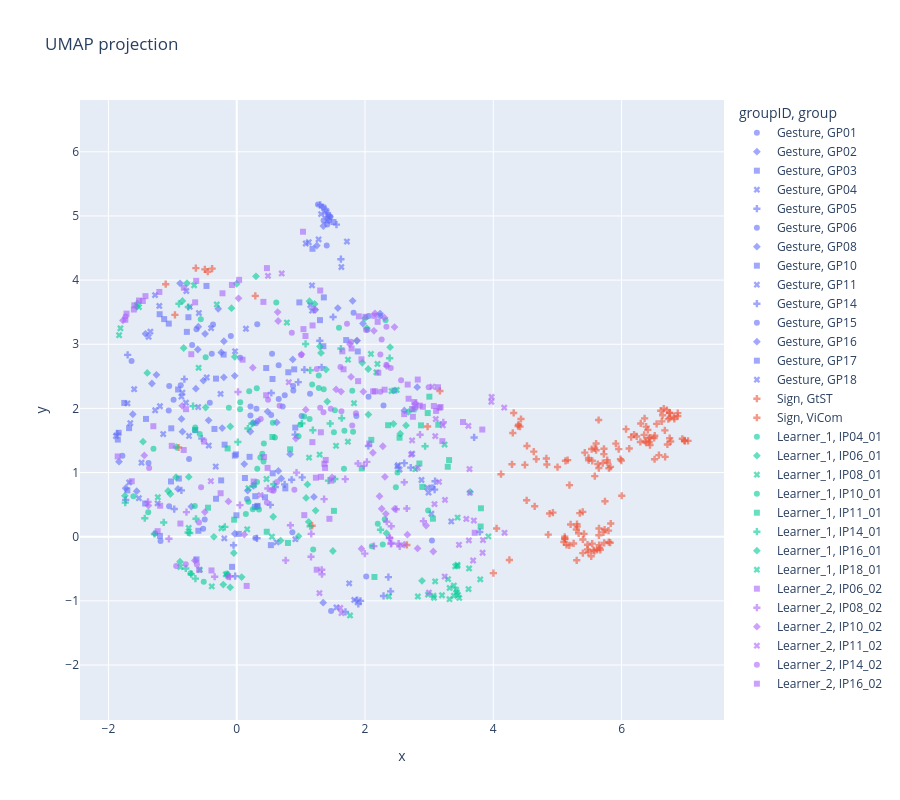

Notebook cell for this chart:
### Markdown cell above
## 6 UMAP (visual purpose only)

### Code cell
import plotly.express as px, pandas as pd, umap
from sklearn.preprocessing import StandardScaler

feat_df = features_df_clean.copy()

meta_cols = ['fileID', 'group', 'concept', 'groupID']        # add meta columns
meta_cols = [c for c in meta_cols if c in feat_df.columns]

num = feat_df.select_dtypes('number')
num = num.loc[:, num.isna().mean() < 0.5]         # keep cols <50% NaN

keep = num.dropna().index                          
num  = num.loc[keep]
meta = feat_df.loc[keep, meta_cols]              

scaled   = StandardScaler().fit_transform(num)
embedding = umap.UMAP(random_state=42).fit_transform(scaled)

plot_df = pd.DataFrame(embedding, columns=['x', 'y'], index=keep)
plot_df = pd.concat([plot_df, meta], axis=1)       # aligned by index, not by position

fig = px.scatter(plot_df, x='x', y='y',
                 color='groupID' if 'groupID' not in plot_df else 'groupID',
                 symbol='group', hover_name='concept',
                 title='UMAP projection', opacity=0.6)
fig.update_layout(width=900, height=800, yaxis=dict(scaleanchor='x', scaleratio=1))
fig.show()

### Figure 1 — Plotly figure (JSON) as saved in the notebook; plotly's stock layout.template omitted (floating-point values rounded to 4 significant figures)
{"data": [{"hovertemplate": "<b>%{hovertext}</b><br><br>groupID=Gesture<br>group=GP01<br>x=%{x}<br>y=%{y}<extra></extra>", "hovertext": ["ANSTECKEN", "ARBEITEN", "ARGUMENTIEREN", "BLITZ", "BODEN", "BRIEF", "BUERO", "DRECK", "ENTSCHULDIGEN", "GEIGE", "GIRAFFE", "GOTT", "HEMD", "INSEL", "KLOPFEN", "MENSCH", "NEID", "RUFEN", "SCHOKOLADE", "STAUBSAUGEN", "UNTERSTUETZEN", "WENIG"], "legendgroup": "Gesture, GP01", "marker": {"color": "#636efa", "opacity": 0.6, "symbol": "circle"}, "mode": "markers", "name": "Gesture, GP01", "orientation": "v", "showlegend": true, "type": "scatter", "x": [2.055, 1.355, 1.411, -0.3889, 0.05484, -0.09189, 2.038, 1.44, 1.866, -0.6278, -1.272, -1.054, -1.06, 0.7488, 0.5507, 0.3078, 1.403, 0.3203, 1.822, -0.6948, 1.359, 0.655], "xaxis": "x", "y": [2.183, 4.93, 4.866, 2.853, 2.791, 3.127, 3.225, 4.93, 1.88, 3.234, 0.04956, 0.4728, 1.966, 2.206, 2.852, 1.995, 4.538, 3.313, 3.49, 2.988, 5.134, 2.147], "yaxis": "y"}, {"hovertemplate": "<b>%{hovertext}</b><br><br>groupID=Gesture<br>group=GP02<br>x=%{x}<br>y=%{y}<extra></extra>", "hovertext": ["ABLEHNEN", "ANTWORTEN", "FENSTER", "GITARRE", "GUT", "INSTAGRAM", "MUSIK", "PARKEN", "RUDERN", "SCHOEN", "STAUB WISCHEN", "STREITEN", "ZIMMER"], "legendgroup": "Gesture, GP02", "marker": {"color": "#636efa", "opacity": 0.6, "symbol": "diamond"}, "mode": "markers", "name": "Gesture, GP02", "orientation": "v", "showlegend": true, "type": "scatter", "x": [-0.2401, -0.7075, -1.835, -0.8832, 0.2617, 1.351, -1.62, 2.236, -1.422, -0.0296, 1.204, -0.4932, -0.846], "xaxis": "x", "y": [2.872, 0.4687, 1.17, 3.949, 0.7942, 4.843, 1.909, 3.479, 3.163, 0.04609, 0.6201, 3.163, 1.637], "yaxis": "y"}, {"hovertemplate": "<b>%{hovertext}</b><br><br>groupID=Gesture<br>group=GP03<br>x=%{x}<br>y=%{y}<extra></extra>", "hovertext": ["ALT", "AUSGEHEN", "BRIEF", "BUCH", "BUERO", "EICHHOERNCHEN", "FALTEN", "GIPSVERBAND", "HUMMER", "INSTAGRAM", "KLEIDUNG ANZIEHEN", "KNETEN", "KOENIG", "KOKOSNUSS", "LOBEN", "NASHORN", "PAPIER", "SCHLECHT", "SUCHEN"], "legendgroup": "Gesture, GP03", "marker": {"color": "#636efa", "opacity": 0.6, "symbol": "square"}, "mode": "markers", "name": "Gesture, GP03", "orientation": "v", "showlegend": true, "type": "scatter", "x": [0.896, -1.414, -1.678, -1.201, -0.1888, 1.425, -0.9017, -0.9138, 1.509, -0.5978, -1.753, -1.131, -1.853, -0.004737, -0.3471, 0.4411, -0.204, 0.5326, -0.323], "xaxis": "x", "y": [2.609, 1.836, 1.693, 3.468, 1.435, 5.016, 0.907, 2.295, 4.905, 0.09195, 2.086, 3.392, 1.514, 0.3338, 1.68, 0.6141, 2.839, -0.1319, 2.464], "yaxis": "y"}, {"hovertemplate": "<b>%{hovertext}</b><br><br>groupID=Gesture<br>group=GP04<br>x=%{x}<br>y=%{y}<extra></extra>", "hovertext": ["AUSRADIEREN", "BERUF", "BEZAHLEN", "BUEGELN", "ELEFANT", "GEBEN", "GRAUSAM", "GUT", "JUCKEN", "JUNGE", "KRAWATTE", "LEIHEN", "LIPPENSTIFT AUFTRAGEN", "LOBEN", "OHRFEIGEN", "PUDERN", "SCHUBSEN", "TRAGEN", "U-BAHN", "VORSCHLAGEN", "ZIEHEN", "ZUCKER"], "legendgroup": "Gesture, GP04", "marker": {"color": "#636efa", "opacity": 0.6, "symbol": "x"}, "mode": "markers", "name": "Gesture, GP04", "orientation": "v", "showlegend": true, "type": "scatter", "x": [-0.3995, 1.316, -0.02524, -0.5898, -1.146, -1.346, 1.122, 0.6223, 1.077, 1.631, -0.7438, -0.8462, -0.2517, 0.9149, -1.677, 1.174, -1.659, -0.6002, 1.382, 1.413, -0.4671, 1.277], "xaxis": "x", "y": [3.251, 5.029, 2.89, 3.487, 1.6, 3.197, 4.59, -0.0873, 4.571, 4.203, 1.57, 2.246, 2.226, -0.03906, 0.8459, 3.918, 1.771, 2.021, 5.059, 4.923, 2.482, 4.635], "yaxis": "y"}, {"hovertemplate": "<b>%{hovertext}</b><br><br>groupID=Gesture<br>group=GP05<br>x=%{x}<br>y=%{y}<extra></extra>", "hovertext": ["BESCHEID GEBEN", "COWBOY", "EISCREME", "FALTEN", "FEUER", "FLAGGE", "GESCHICHTE", "GOTT", "HEMD", "HUSTEN", "IDEE", "INSTAGRAM", "KRUECKEN", "LAESTERN", "PERSON", "PILZ", "SCHLAU", "TASCHENRECHNER", "UNIVERSITAET", "VERSCHWINDEN", "WASSERTROPFEN", "WINKEN", "ZIMMER"], "legendgroup": "Gesture, GP05", "marker": {"color": "#636efa", "opacity": 0.6, "symbol": "cross"}, "mode": "markers", "name": "Gesture, GP05", "orientation": "v", "showlegend": true, "type": "scatter", "x": [1.332, -1.731, 0.539, 1.503, 0.9595, -0.8623, 1.405, -0.9737, -1.861, 1.296, 1.021, 0.5246, -0.5437, 1.624, 0.856, -0.04929, 0.9107, 0.7471, 1.302, 0.6017, 1.323, 1.055, -0.8162], "xaxis": "x", "y": [5.136, 0.5741, 2.24, 3.424, 2.41, 0.7222, 4.981, 0.4311, 1.605, 3.056, 0.9245, 0.4952, 1.531, 4.325, 0.8877, -0.1334, 1.592, 0.815, 5.172, 0.7753, 2.64, 2.603, 2.457], "yaxis": "y"}, {"hovertemplate": "<b>%{hovertext}</b><br><br>groupID=Gesture<br>group=GP06<br>x=%{x}<br>y=%{y}<extra></extra>", "hovertext": ["ARGUMENTIEREN", "AUSZIEHEN", "BEGEISTERT", "FEUER", "GESTERN", "GITARRE", "GREIFEN", "IDEE", "IGNORIEREN", "KENNEN", "KISTE", "LOBEN", "LOEWE", "MITGLEID", "SCHURRBART", "SOLDAT", "UNIVERSITAET", "UNTERSTUETZEN", "WOHNEN", "ZAUN"], "legendgroup": "Gesture, GP06", "marker": {"color": "#636efa", "opacity": 0.6, "symbol": "circle"}, "mode": "markers", "name": "Gesture, GP06", "orientation": "v", "showlegend": true, "type": "scatter", "x": [-1.376, 2.018, 0.2899, -1.783, -0.4988, -0.3695, 3.046, 0.1616, 3.044, 1.402, -1.639, -0.743, 1.471, 1.461, -0.5234, 0.868, -1.188, 0.2146, 1.267, -1.052], "xaxis": "x", "y": [1.149, -0.6209, -0.01921, 1.262, 0.266, 3.307, 0.7722, 0.5886, -0.05939, 5.087, 2.739, 1.211, -1.157, 4.987, 0.1253, 0.07104, -0.06688, 2.031, 5.178, 2.35], "yaxis": "y"}, {"hovertemplate": "<b>%{hovertext}</b><br><br>groupID=Gesture<br>group=GP08<br>x=%{x}<br>y=%{y}<extra></extra>", "hovertext": ["ENTSCHULDIGEN", "ERKLAEREN", "GESTERN", "HEMD", "HOTEL", "HUMMER", "KENNEN", "MESSEN", "PFEIFE", "RING", "SCHMETTERLING", "SEE", "SEKT", "URLAUB", "VIEL"], "legendgroup": "Gesture, GP08", "marker": {"color": "#636efa", "opacity": 0.6, "symbol": "diamond"}, "mode": "markers", "name": "Gesture, GP08", "orientation": "v", "showlegend": true, "type": "scatter", "x": [2.814, -0.8611, -0.6368, -0.4384, 0.481, 1.968, 0.1179, 0.8736, 1.226, 0.694, -0.2007, -0.03029, -0.5195, 1.577, -0.9157], "xaxis": "x", "y": [2.331, 1.836, 2.307, 1.814, 1.951, 3.323, 1.132, 2.764, 3.537, 0.9068, 2.485, 2.507, 2.433, 3.564, 0.7451], "yaxis": "y"}, {"hovertemplate": "<b>%{hovertext}</b><br><br>groupID=Gesture<br>group=GP10<br>x=%{x}<br>y=%{y}<extra></extra>", "hovertext": ["AUSSCHALTEN", "BISS", "BRETTSPIEL", "DECKE", "DOLMETSCHEN", "ENTE", "FAHREN", "GITARRE", "KRAWATTE", "LOEWE", "MAEDCHEN", "MESSEN", "MILCH", "NASHORN", "RASSEL", "SAGEN", "SCHOEN", "STIMMEN", "WINDRAD"], "legendgroup": "Gesture, GP10", "marker": {"color": "#636efa", "opacity": 0.6, "symbol": "square"}, "mode": "markers", "name": "Gesture, GP10", "orientation": "v", "showlegend": true, "type": "scatter", "x": [-0.01129, 0.2884, -0.7531, -1.02, 0.3212, 1.887, -1.059, 0.5578, -0.2425, 0.03186, 0.3237, -1.427, 0.2843, -1.197, -0.6273, 0.5609, -0.07218, 0.7573, -1.705], "xaxis": "x", "y": [1.283, 0.6314, 3.422, 1.689, 0.4707, 2.887, 3.322, 2.458, 0.8775, 0.04379, 0.4807, 0.5173, 0.4631, 0.01209, -0.3539, 0.9882, -0.4702, 0.7527, 0.7219], "yaxis": "y"}, {"hovertemplate": "<b>%{hovertext}</b><br><br>groupID=Gesture<br>group=GP11<br>x=%{x}<br>y=%{y}<extra></extra>", "hovertext": ["ABEND", "ADLER", "DRECK", "DUFT", "FANGEN", "HASE", "HINAUFGEHEN", "HUSTEN", "JUNGE", "KNETEN", "NONNE", "PERSON", "PILZ", "RUDERN", "SCHLECHT", "SCHUESSEL", "STIMMEN", "UNTERTITEL", "WINKEN"], "legendgroup": "Gesture, GP11", "marker": {"color": "#636efa", "opacity": 0.6, "symbol": "x"}, "mode": "markers", "name": "Gesture, GP11", "orientation": "v", "showlegend": true, "type": "scatter", "x": [-1.525, -1.233, 0.144, -1.196, 1.174, -1.883, -1.206, -0.4353, -1.484, -1.273, -0.7908, -1.703, -0.7322, -1.599, -1.373, -0.7856, 1.147, -1.272, -0.3272], "xaxis": "x", "y": [0.6003, 0.5198, 3.242, 2.034, 3.523, 1.568, 3.597, 1.421, 1.154, 3.766, 2.089, 2.079, 3.582, 2.299, 3.115, 3.83, 3.611, 1.971, 1.093], "yaxis": "y"}, {"hovertemplate": "<b>%{hovertext}</b><br><br>groupID=Gesture<br>group=GP14<br>x=%{x}<br>y=%{y}<extra></extra>", "hovertext": ["(AUF)PUMPEN", "ABEND", "DAUMEN DRUECKEN", "FAHREN", "FERNGLAS", "FRAGE", "GEHOERLOS", "HOTEL", "KAESE", "LANGWEILIG", "ROLLEN", "RUFEN", "SCHLAFEN", "STINKEN", "TASCHENRECHNER", "TREPPE", "TRINKWASSER", "UNTERSTUETZEN"], "legendgroup": "Gesture, GP14", "marker": {"color": "#636efa", "opacity": 0.6, "symbol": "cross"}, "mode": "markers", "name": "Gesture, GP14", "orientation": "v", "showlegend": true, "type": "scatter", "x": [-1.7, 2.288, 3.085, 3.092, 1.895, 0.316, 1.93, 1.879, 2.365, 1.555, 2.613, 1.695, -0.0237, 2.399, 2.052, 2.713, 3.789, 3.701], "xaxis": "x", "y": [2.835, -0.924, 0.7339, 0.8654, -1.049, -0.02486, -1.001, -0.9877, -0.631, 4.865, 1.147, -1.173, -0.6145, -0.8529, 1.414, 1.076, 0.07414, 1.547], "yaxis": "y"}, {"hovertemplate": "<b>%{hovertext}</b><br><br>groupID=Gesture<br>group=GP15<br>x=%{x}<br>y=%{y}<extra></extra>", "hovertext": ["ANFANG", "AVOCADO", "BERUF", "BEZAHLEN", "BLITZ", "DRECK", "EINFACH", "EINHORN", "HALSKETTE", "HASE", "KARTOFFEL", "KISSEN", "RASIEREN", "RAUCHEN", "SCHLAGEN", "SEKT"], "legendgroup": "Gesture, GP15", "marker": {"color": "#636efa", "opacity": 0.6, "symbol": "circle"}, "mode": "markers", "name": "Gesture, GP15", "orientation": "v", "showlegend": true, "type": "scatter", "x": [0.5369, 1.012, 0.6539, -0.4194, 0.2981, 0.3291, 0.8826, 2.059, 1.143, -0.8729, -0.9842, 0.717, 2.238, 2.289, 0.2135, 0.8793], "xaxis": "x", "y": [1.895, 1.883, 2.673, 2.086, 1.767, 1.804, 2.28, 3.442, 2.228, 2.361, 2.134, 2.028, 3.44, 2.043, 1.889, 2.35], "yaxis": "y"}, {"hovertemplate": "<b>%{hovertext}</b><br><br>groupID=Gesture<br>group=GP16<br>x=%{x}<br>y=%{y}<extra></extra>", "hovertext": ["FEUERZEUG", "GEIGE", "GESTERN", "HUSTEN", "LANGWEILIG", "MILCH", "NASHORN", "NUSS", "OEFFNEN", "PILOT", "PRUEFUNG", "SAXOPHON", "SCHNECKE", "SCHRECKLICH", "SKI FAHREN", "TABLET", "VERSUCHEN", "WASSERTROPFEN", "WINDRAD", "ZEITSCHRIFT"], "legendgroup": "Gesture, GP16", "marker": {"color": "#636efa", "opacity": 0.6, "symbol": "diamond"}, "mode": "markers", "name": "Gesture, GP16", "orientation": "v", "showlegend": true, "type": "scatter", "x": [0.8321, -0.2265, 0.2565, 0.1709, 0.6491, -1.252, 0.6238, -1.322, 1.807, -1.731, 1.451, -0.1994, 1.348, 0.2129, -0.6067, 1.249, 2.614, -0.599, -1.559, -0.2882], "xaxis": "x", "y": [1.287, 1.693, 1.773, 0.7193, 1.025, 2.523, 1.782, 2.388, 3.677, 0.7551, 4.992, 3.047, -1.029, 1.64, 2.918, 4.538, 1.968, 3.273, 0.7093, 3.553], "yaxis": "y"}, {"hovertemplate": "<b>%{hovertext}</b><br><br>groupID=Gesture<br>group=GP17<br>x=%{x}<br>y=%{y}<extra></extra>", "hovertext": ["ABLEHNEN", "ANGELN", "ARGUMENTIEREN", "BART", "BEEINFLUSSEN", "BEOBACHTEN", "BESCHEID GEBEN", "DOLMETSCHEN", "EGAL", "GITARRE", "GRAS", "GREIFEN", "HEMD", "KLOPFEN", "PECH", "SCHUESSEL", "STAUB WISCHEN", "URLAUB", "ZUSAMMENSTOSSEN"], "legendgroup": "Gesture, GP17", "marker": {"color": "#636efa", "opacity": 0.6, "symbol": "square"}, "mode": "markers", "name": "Gesture, GP17", "orientation": "v", "showlegend": true, "type": "scatter", "x": [1.298, 1.707, -0.7771, -0.4714, 0.9766, -0.3225, 1.351, -0.6458, 0.9126, 0.2006, 1.181, 2.458, -1.84, 0.1281, -0.02918, 0.4594, 1.358, 0.8038, -1.025], "xaxis": "x", "y": [3.376, 3.065, 3.193, 3.909, 3.653, 0.5911, 2.969, 1.661, 1.701, 1.245, 4.488, 2.279, 1.62, 0.9149, 1.265, 2.629, 3.73, 2.563, 0.861], "yaxis": "y"}, {"hovertemplate": "<b>%{hovertext}</b><br><br>groupID=Gesture<br>group=GP18<br>x=%{x}<br>y=%{y}<extra></extra>", "hovertext": ["BESCHEID GEBEN", "BRUECKE", "BUCH", "EISCREME", "HAHN", "HEBEN", "INSEL", "INSTAGRAM", "KLATSCHEN", "MOND", "PRIESTER", "RASIEREN", "SCHNECKE", "SKI FAHREN", "WASSERSCHILDKROETE"], "legendgroup": "Gesture, GP18", "marker": {"color": "#636efa", "opacity": 0.6, "symbol": "x"}, "mode": "markers", "name": "Gesture, GP18", "orientation": "v", "showlegend": true, "type": "scatter", "x": [2.971, 2.515, 2.881, 2.505, -0.1934, 1.832, 3.345, 1.718, 2.99, -0.8626, 1.555, 2.539, 1.753, 2.735, 3.035], "xaxis": "x", "y": [0.7641, 1.116, 0.8836, 1.097, -0.02554, -0.9859, 0.2373, 4.601, 0.6876, 2.183, -1.103, 1.046, -0.727, 1.293, 0.3579], "yaxis": "y"}, {"hovertemplate": "<b>%{hovertext}</b><br><br>groupID=Sign<br>group=GtST<br>x=%{x}<br>y=%{y}<extra></extra>", "hovertext": ["ARM", "BABY", "BIRD", "CALCULATOR", "CURIOUS", "DEVIL", "FENCE", "FIRE", "HAT", "LAPTOP", "MAGAZINE", "MASSAGE", "MOBILE-PHONE", "MOSQUITO", "NO-MATTER", "PHONE-CALL", "SANDWICH", "SAXOPHONE", "SCARF", "SHAMPOO", "SOAP", "SPOON", "SUPERMARKET", "TABLE-TENNIS", "TEA", "TENNIS", "TO-ARGUE", "TO-CLAP", "TO-COMB", "TO-COPY", "TO-CRY", "TO-DRAW", "TO-EAT", "TO-ERASE", "TO-HEAR", "TO-IRON", "TO-KICK", "TO-LIVE", "TO-OBSERVE", "TO-REJECT", "TO-RUN", "TO-SEW", "TO-SLEEP", "TO-SMOKE", "TO-STINK", "TO-TURN-OFF", "TO-WAIT", "VIDEOGAME", "WAR", "WHEELCHAIR", "WINE"], "legendgroup": "Sign, GtST", "marker": {"color": "#EF553B", "opacity": 0.6, "symbol": "cross"}, "mode": "markers", "name": "Sign, GtST", "orientation": "v", "showlegend": true, "type": "scatter", "x": [6.149, -0.9631, 6.366, 6.75, 6.75, 7.036, 5.955, 6.383, 6.979, 6.409, 6.516, -0.497, 6.876, 6.431, 6.293, 6.64, 6.764, 6.119, 5.996, 6.986, 6.507, 6.753, 6.07, 6.359, 6.658, 6.626, 6.194, 6.383, 6.61, 6.235, 6.947, 6.546, 6.876, 6.429, 6.674, -0.3832, 5.91, 6.823, 6.747, 6.442, -1.107, 6.351, 6.714, 6.706, 6.816, 6.299, 5.642, 6.445, 6.582, -0.4515, 6.728], "xaxis": "x", "y": [1.552, 3.458, 1.492, 1.535, 1.853, 1.494, 1.365, 1.468, 1.5, 1.665, 1.574, 4.167, 1.879, 1.473, 1.477, 1.893, 1.485, 1.374, 1.186, 1.491, 1.539, 1.928, 1.678, 1.844, 1.997, 1.797, 1.592, 1.716, 1.964, 1.563, 1.526, 1.758, 1.926, 1.538, 1.657, 4.179, 1.45, 1.836, 1.929, 1.429, 3.936, 1.587, 1.438, 1.975, 1.869, 1.765, 1.819, 1.544, 1.272, 4.131, 1.833], "yaxis": "y"}, {"hovertemplate": "<b>%{hovertext}</b><br><br>groupID=Sign<br>group=ViCom<br>x=%{x}<br>y=%{y}<extra></extra>", "hovertext": ["CALCULATOR", "TO-WASH-FACE", "DAUGHTER", "FATHER", "FRAUD", "HAIR", "HANDS", "HOBBIES", "ID-CARD", "LAPTOP", "LECTURER", "LETTER", "MOBILE-PHONE", "MODERATOR", "MONTH", "NOSE", "PAST", "PROFESSOR", "PYRAMID", "SANDWICH", "SHEEP", "SPIDER", "STORE", "STUDENT", "TO-ADVISE", "COAT", "TO-CLAP", "TO-LIVE", "TO-ORGANIZE", "TO-PAY", "TO-PLAY-CARDS", "F", "TO-SAY", "TO-SHOWER", "TO-SLEEP", "COMMUNICATION", "TO-SUMMARIZE", "TO-SUPPLY", "UNCLE", "WAR", "WHEELCHAIR", "WINE", "CURIOUS", "CURTAIN", "EGG", "EYE", "FENCE", "FIRE", "HOT", "LEGS", "MAGAZINE", "MARRIED", "MASSAGE", "MOSQUITO", "NO-MATTER", "PILOT", "SAXOPHONE", "SNAKE", "SOCKS", "STAIRS", "TABLE-TENNIS", "TEA", "TENNIS", "TIME", "TO-COMB", "TO-COOK", "TO-CRY", "TO-DIE", "TO-DRAW", "TO-DRINK", "BEARD", "TO-EAT", "TO-INVITE", "TO-PLUCK", "TO-PICK-UP", "TO-PROPOSE", "BEER", "TO-REJECT", "TO-SEW", "TO-SHAVE", "TO-SIT", "TO-TEAR", "TO-WAIT", "TO-WASH-BODY", "BILLIARD", "VIDEOGAME", "A-LOT", "APPLE", "BAD", "ARCHITECTURE", "AUNT", "BAPTISM", "BIRD", "TO-HEAR"], "legendgroup": "Sign, ViCom", "marker": {"color": "#EF553B", "opacity": 0.6, "symbol": "cross"}, "mode": "markers", "name": "Sign, ViCom", "orientation": "v", "showlegend": true, "type": "scatter", "x": [4.251, 4.001, 4.525, 5.47, 5.187, 5.469, 5.827, 5.33, 5.717, 5.348, 5.114, 5.115, 5.396, 5.141, 5.414, 5.577, 5.115, 5.396, 5.779, 6.679, 5.252, 5.159, 5.484, 5.803, 5.184, 5.543, 5.982, 5.542, 4.877, 5.645, 5.603, 5.707, 5.796, 5.394, 5.582, 6.514, 5.831, 5.58, 5.125, 5.101, 4.432, 5.618, 5.668, 4.291, 5.729, 5.657, 5.001, -0.6371, 5.646, 4.318, 5.533, 5.735, 5.486, 4.827, 5.603, 5.426, 1.175, 3.168, 4.67, 2.653, 4.394, 2.976, -0.9076, 4.12, 0.2898, 4.386, 5.723, 5.206, 5.3, 5.65, 5.562, 5.8, 4.492, 4.304, 5.308, 6.002, 5.741, 5.648, 5.775, 4.416, 5.305, 5.725, 5.527, 4.52, 4.631, 4.645, 4.856, 5.294, 5.822, 4.051, 4.835, 4.929, 5.629, 5.482], "xaxis": "x", "y": [-0.3623, -0.5681, 1.415, -0.199, 0.8044, -0.1249, 1.089, 0.051, 0.06756, 0.3676, -0.0005983, -0.03124, -0.2561, -0.1279, 0.04319, -0.2237, -0.03682, -0.0434, 1.159, 1.245, -0.1057, 1.194, 1.228, 1.067, -0.1353, 1.183, 1.209, -0.1076, 0.3606, 1.07, 1.453, 1.147, 0.09457, 0.3863, 0.944, 1.207, 0.2059, 1.375, 1.183, -0.08374, 1.835, -0.2053, -0.2041, 1.128, -0.09772, -0.1764, 1.086, 4.187, 0.02175, 1.929, 1.366, 0.1124, 1.192, 1.22, 1.348, 1.31, 0.171, 2.272, 1.209, -0.1285, 1.748, 1.717, 1.39, 0.9738, 3.754, 1.725, 1.288, 0.1912, -0.3682, -0.131, -0.2107, -0.08333, 1.12, 1.617, 0.1584, 0.6386, 0.5521, 0.1288, 1.193, 1.716, 0.1959, 1.37, -0.3061, 0.5675, 1.325, 0.474, 0.03247, 0.1125, -0.09371, 0.1282, 1.124, 0.3744, 1.134, -0.2414], "yaxis": "y"}, {"hovertemplate": "<b>%{hovertext}</b><br><br>groupID=Learner_1<br>group=IP04_01<br>x=%{x}<br>y=%{y}<extra></extra>", "hovertext": ["ABHOLEN", "AKKORDEON", "BEOBACHTEN", "BODEN", "BRIEF", "BUCH", "BUEGELN", "GEBURT", "HAENDE", "HUEGEL", "KARTEN", "KAUFEN", "KLEIDUNG", "KOTZEN", "KRIEG", "MOTORRAD", "RAUCHEN", "SANDWICH", "SCHAL", "SCHIMPFEN", "SOCKEN", "STECKER", "STINKEN", "UNTERTITEL", "VERGANGENHEIT", "VERHEIRATET", "VOGEL", "VORHANG", "WENIG"], "legendgroup": "Learner_1, IP04_01", "marker": {"color": "#00cc96", "opacity": 0.6, "symbol": "circle"}, "mode": "markers", "name": "Learner_1, IP04_01", "orientation": "v", "showlegend": true, "type": "scatter", "x": [1.052, -0.4839, 0.423, 0.9633, 0.2506, 0.3474, -0.5599, 1.802, 0.3168, 0.595, 0.05204, 0.1823, 1.53, 0.3205, -0.1517, 1.515, 0.3684, -0.5144, 0.1432, 0.3993, 2.32, 1.679, 1.137, 1.279, 0.5633, 0.9916, -0.5763, -1.298, 0.4179], "xaxis": "x", "y": [1.873, 2.796, 1.453, 1.567, 0.4276, 0.4244, 3.391, 2.275, 0.8525, 1.547, 1.989, 0.5451, 1.97, 1.057, -0.5753, 1.629, 1.234, -0.7035, 0.3554, 1.294, 3.375, 1.65, 1.836, 2.514, 1.774, 1.747, 1.601, 1.371, 1.172], "yaxis": "y"}, {"hovertemplate": "<b>%{hovertext}</b><br><br>groupID=Learner_1<br>group=IP06_01<br>x=%{x}<br>y=%{y}<extra></extra>", "hovertext": ["ARM", "AUSSCHALTEN", "AUTO", "BART", "BEOBACHTEN", "BUCH", "FEUER", "FOTOGRAFIE", "HEISS", "KLAUEN", "KOCHEN", "KRIEG", "LOEFFEL", "MUECKE", "NASE", "PFLUECKEN", "PILOT", "ROLLSTUHL", "TELEFONANRUF", "TEUFEL", "TRETEN", "VERHEIRATET", "VIDEOSPIEL", "VIEL", "VORHANG", "WEINEN", "WOHNEN", "ZEICHNEN", "ZEITSCHRIFT", "ZENTRAL"], "legendgroup": "Learner_1, IP06_01", "marker": {"color": "#00cc96", "opacity": 0.6, "symbol": "diamond"}, "mode": "markers", "name": "Learner_1, IP06_01", "orientation": "v", "showlegend": true, "type": "scatter", "x": [-0.356, 1.103, -1.395, -0.1468, 2.675, 0.5688, 3.638, 0.07686, 2.549, 2.639, -0.846, 2.889, 1.412, 2.391, 1.082, -0.03158, 2.05, -0.08131, 1.23, -0.884, 2.444, -1.743, -0.2092, -0.04453, -1.461, 0.964, -0.102, 0.3002, 0.6835, 1.122], "xaxis": "x", "y": [-0.002563, 0.8146, 2.552, -0.6026, 1.947, 0.3111, 0.6976, -0.6291, 1.606, 1.734, 3.675, -0.6876, 2.106, 2.955, 0.6039, 2.805, 2.614, 3.562, 0.4076, -0.3896, 1.76, 0.6377, -0.7459, -0.2541, 1.481, 0.005957, -0.7892, 4.058, -0.05982, 0.2323], "yaxis": "y"}, {"hovertemplate": "<b>%{hovertext}</b><br><br>groupID=Learner_1<br>group=IP08_01<br>x=%{x}<br>y=%{y}<extra></extra>", "hovertext": ["ABLEHNEN", "AUSWEIS", "BART", "BEZAHLEN", "EI", "GEBURT", "HANDY", "JONGLIEREN", "KLAVIER", "KOMMUNIKATION", "KRANKENWAGEN", "LIPPENSTIFT AUFTRAGEN", "MANTEL", "MASSAGE", "MILCH", "MUECKE", "PFLUECKEN", "PILOT", "PYRAMIDE", "RENNEN", "SCHMETTERLING", "SPINNE", "UNTERTITEL", "VERGANGENHEIT", "VIDEOSPIEL", "VOGEL", "ZEITSCHRIFT", "ZEIT"], "legendgroup": "Learner_1, IP08_01", "marker": {"color": "#00cc96", "opacity": 0.6, "symbol": "x"}, "mode": "markers", "name": "Learner_1, IP08_01", "orientation": "v", "showlegend": true, "type": "scatter", "x": [2.824, 3.623, 3.295, 3.386, 3.408, 3.2, 3.469, -1.813, 3.319, 3.385, 1.767, 3.441, 2.373, 3.42, 3.443, 2.982, 3.241, 3.797, 3.076, -1.833, 3.317, 3.45, 2.785, 3.067, 3.614, 3.441, 3.094, 3.431], "xaxis": "x", "y": [-0.9319, -0.4952, -0.6612, -0.9217, -0.4618, -0.9129, -0.9553, 3.248, -0.799, -0.7614, -1.228, -0.4385, -0.9319, -0.8269, 0.2981, -0.9039, 1.436, -0.665, -0.9526, 3.141, -0.9749, -0.9066, 1.052, -0.919, -0.8168, -0.4561, -0.6974, -0.8673], "yaxis": "y"}, {"hovertemplate": "<b>%{hovertext}</b><br><br>groupID=Learner_1<br>group=IP10_01<br>x=%{x}<br>y=%{y}<extra></extra>", "hovertext": ["AFFE", "BASKETBALL", "BIER", "BODEN", "EGAL", "GEFAENGNIS", "HAENDE", "HUT", "KRIEG", "LIPPENSTIFT AUFTRAGEN", "MOND", "MUECKE", "PARTY", "PFANNE", "SAEGE", "SCHAL", "SCHLAFEN", "SCHLANGE", "VERHEIRATET", "VIDEOSPIEL", "VOGEL", "WEIN", "WOHNEN", "ZAUN", "ZERREISSEN"], "legendgroup": "Learner_1, IP10_01", "marker": {"color": "#00cc96", "opacity": 0.6, "symbol": "circle"}, "mode": "markers", "name": "Learner_1, IP10_01", "orientation": "v", "showlegend": true, "type": "scatter", "x": [0.1947, 2.984, 2.199, 1.814, -0.1227, 1.192, 1.672, -1.38, 1.176, 2.506, 2.277, -0.6469, 0.0546, 0.6168, 1.594, -0.6537, -0.719, 2.309, -1.61, 1.356, 0.3127, 2.107, 2.481, -0.652, 1.28], "xaxis": "x", "y": [2.268, 0.4065, 0.2023, 1.635, 2.009, -0.1987, 1.061, 0.3816, 2.374, 1.0, -0.1198, 1.7, 2.096, 3.651, 3.259, 0.4799, -0.5682, 0.2716, 0.6314, 2.299, 2.314, -0.1481, 0.7691, 1.659, 2.319], "yaxis": "y"}, {"hovertemplate": "<b>%{hovertext}</b><br><br>groupID=Learner_1<br>group=IP11_01<br>x=%{x}<br>y=%{y}<extra></extra>", "hovertext": ["ABLEHNEN", "ARGUMENTIEREN", "AUSWEIS", "BEINE", "BODEN", "BRECHEN", "GEBURT", "KALT", "KLEIDUNG", "MIXER", "MOND", "MOTORRAD", "NASE", "PINGUIN", "RENNEN", "SAGEN", "SAXOPHON", "SCHLAFEN", "TASCHENRECHNER", "TELEFONANRUF", "TRETEN", "VORSCHLAGEN", "WEIN", "ZAUN", "ZERREISSEN"], "legendgroup": "Learner_1, IP11_01", "marker": {"color": "#00cc96", "opacity": 0.6, "symbol": "square"}, "mode": "markers", "name": "Learner_1, IP11_01", "orientation": "v", "showlegend": true, "type": "scatter", "x": [1.949, 3.807, 2.098, 2.977, 2.847, 0.8326, 2.893, -0.1416, 3.803, 2.758, 1.516, 3.003, 3.142, 2.538, 3.059, 2.36, 2.147, 0.4682, 0.7984, 2.873, 3.311, -0.4477, 0.5566, 3.29, -0.03967], "xaxis": "x", "y": [1.065, 0.4425, 1.509, 1.927, 1.141, 1.362, 0.7758, 1.375, 0.1588, 1.985, 0.4027, 2.183, 1.745, 1.543, 0.2805, 1.738, -0.628, 0.07762, -0.09771, 1.736, 1.194, 0.452, 1.555, 1.09, 0.2649], "yaxis": "y"}, {"hovertemplate": "<b>%{hovertext}</b><br><br>groupID=Learner_1<br>group=IP14_01<br>x=%{x}<br>y=%{y}<extra></extra>", "hovertext": ["AUGE", "AUSWEIS", "BART", "BASKETBALL", "BEOBACHTEN", "BIER", "BUCH", "BUEGELN", "DUSCHEN", "FOTOGRAFIE", "HAARE", "HUT", "KOCHEN", "KOFFER", "KOMMUNIKATION", "KOTZEN", "MIXER", "MOTORRAD", "SCHAL", "SCHLAFEN", "STERBEN", "STINKEN", "TASCHENRECHNER", "TENNIS", "TISCHTENNIS", "VERHEIRATET", "VIDEOSPIEL", "VIEL", "WEINEN", "ZAUN", "ZERREISSEN"], "legendgroup": "Learner_1, IP14_01", "marker": {"color": "#00cc96", "opacity": 0.6, "symbol": "cross"}, "mode": "markers", "name": "Learner_1, IP14_01", "orientation": "v", "showlegend": true, "type": "scatter", "x": [0.578, 1.146, -0.1857, 1.074, 1.457, 1.145, 1.187, -0.754, -1.283, -0.7096, -0.758, -1.138, -0.9002, 2.937, -0.6809, 1.016, 1.53, 1.624, -0.794, -0.6438, 1.636, 2.242, 0.2365, -1.434, 2.384, -1.738, 0.01744, -0.7329, -0.6353, 1.431, 0.1748], "xaxis": "x", "y": [0.8177, 2.594, 0.153, 3.005, 1.764, 0.1629, 1.66, 3.581, 0.042, -0.5849, 0.06646, 0.2221, 3.63, 1.41, 2.036, 1.766, 0.8991, 2.933, -0.4956, -0.6535, 1.847, 0.1076, 1.761, 0.2874, 2.782, 0.5303, 1.475, 0.05769, 0.2787, 0.8739, 1.686], "yaxis": "y"}, {"hovertemplate": "<b>%{hovertext}</b><br><br>groupID=Learner_1<br>group=IP16_01<br>x=%{x}<br>y=%{y}<extra></extra>", "hovertext": ["AKKORDEON", "AUTO", "BASKETBALL", "BODEN", "BRECHEN", "BRILLE", "FRAGE", "HAMMER", "HUEGEL", "JUCKEN", "KLAVIER", "LAPTOP", "PFEFFER", "PFLUECKEN", "RENNEN", "SCHAL", "SCHIMPFEN", "SCHLANGE", "STERBEN", "TEUFEL", "TISCHTENNIS", "TRETEN", "VERGANGENHEIT", "ZENTRAL"], "legendgroup": "Learner_1, IP16_01", "marker": {"color": "#00cc96", "opacity": 0.6, "symbol": "diamond"}, "mode": "markers", "name": "Learner_1, IP16_01", "orientation": "v", "showlegend": true, "type": "scatter", "x": [-0.8275, -1.56, -0.7753, -0.4843, -0.1, -1.033, 2.053, -0.0007186, -0.9458, 2.001, -0.9433, 1.297, 1.871, 1.134, -1.547, -0.7471, 2.336, 1.215, 1.958, -1.07, 2.028, 1.314, 1.499, 1.392], "xaxis": "x", "y": [2.942, 3.587, 3.951, 2.014, 1.718, 0.6652, 1.904, 3.943, 0.9278, 3.406, 1.398, 2.965, 3.054, 3.672, 3.637, 0.9323, 0.05397, 3.629, 2.71, 0.7139, 3.252, 2.865, -0.2227, 2.605], "yaxis": "y"}, {"hovertemplate": "<b>%{hovertext}</b><br><br>groupID=Learner_1<br>group=IP18_01<br>x=%{x}<br>y=%{y}<extra></extra>", "hovertext": ["AKKORDEON", "AUSWEIS", "BUEGELN", "EINLADEN", "EI", "ESSEN", "HAARE", "HEBEN", "JONGLIEREN", "KLAUEN", "KOERPER WASCHEN", "KOMMUNIKATION", "LAPTOP", "MILCH", "PYRAMIDE", "RAUCHEN", "SCHRAUBENZIEHER", "SEIFE", "SPINNE", "STINKEN", "SUPERMARKT", "TEUFEL", "TISCHTENNIS", "VERGANGENHEIT", "VERHEIRATET", "VIDEOSPIEL", "VOGEL", "WEIN", "ZERREISSEN"], "legendgroup": "Learner_1, IP18_01", "marker": {"color": "#00cc96", "opacity": 0.6, "symbol": "x"}, "mode": "markers", "name": "Learner_1, IP18_01", "orientation": "v", "showlegend": true, "type": "scatter", "x": [-0.594, 1.735, 0.7822, 1.549, 2.495, 0.4644, -0.8801, -0.2387, -1.524, -0.3105, 3.923, 0.1636, 2.414, -0.6644, -1.23, 0.2701, 2.194, 1.829, -0.575, -0.3889, 1.733, -0.7481, 2.177, 0.1824, 1.292, -0.1702, 0.5488, 1.128, 2.092], "xaxis": "x", "y": [2.633, 2.759, 3.338, 1.417, 2.288, 0.8992, -0.4737, 0.1314, 3.578, 3.621, 0.00459, 0.1149, 2.27, 3.918, 0.6158, 0.8042, 2.693, 2.081, -0.5171, -0.775, 1.481, 0.1371, 2.562, 0.7571, 1.28, -0.588, -0.0003932, 1.233, 2.849], "yaxis": "y"}, {"hovertemplate": "<b>%{hovertext}</b><br><br>groupID=Learner_2<br>group=IP06_02<br>x=%{x}<br>y=%{y}<extra></extra>", "hovertext": ["ABHOLEN", "ARM", "AUGE", "AUSSCHALTEN", "AUSWEIS", "AUTO", "BASKETBALL", "BEINE", "BUEGELN", "EI", "ESSEN", "FRAGE", "HEISS", "JONGLIEREN", "JUCKEN", "KAEMMEN", "KAUFEN", "KOMMUNIKATION", "LIPPENSTIFT AUFTRAGEN", "LOEFFEL", "MASSAGE", "MILCH", "NAEHEN", "PARTY", "PFANNE", "RAUCHEN", "RENNEN", "SAEGE", "SANDWICH", "SAXOPHON", "SCHAMPOO", "SCHIMPFEN", "SOCKEN", "STECKER", "STERBEN", "TENNIS", "TRINKWASSER", "VERHEIRATET", "VORSCHLAGEN", "WOHNEN", "ZAUN", "ZENTRAL"], "legendgroup": "Learner_2, IP06_02", "marker": {"color": "#ab63fa", "opacity": 0.6, "symbol": "square"}, "mode": "markers", "name": "Learner_2, IP06_02", "orientation": "v", "showlegend": true, "type": "scatter", "x": [2.746, 3.527, 1.314, 3.177, 2.207, -1.603, 2.305, 1.945, -0.6482, 2.853, 3.159, 3.109, 2.665, -1.718, 1.312, 2.769, 2.126, 2.157, 2.903, 2.679, 3.71, -1.597, 3.206, 1.247, 0.471, 2.782, -1.737, 3.138, -0.3933, 1.445, -0.5861, 1.378, 1.18, 2.823, 2.611, -0.8257, 3.073, 1.388, -0.7898, 2.733, 3.828, 1.665], "xaxis": "x", "y": [1.869, 1.787, 0.9329, 2.021, 2.556, 3.541, 2.292, 2.766, 3.653, 2.044, 2.01, 1.961, 2.372, 3.477, 1.628, 2.099, 2.265, 2.266, 2.025, 2.151, 0.06123, 3.607, 1.489, -0.5151, 4.187, 2.015, 3.381, 2.33, -0.526, 0.2785, -0.5168, 1.072, 1.474, 2.45, 1.911, 1.351, 2.038, 1.196, 1.988, 1.99, 1.67, 2.61], "yaxis": "y"}, {"hovertemplate": "<b>%{hovertext}</b><br><br>groupID=Learner_2<br>group=IP08_02<br>x=%{x}<br>y=%{y}<extra></extra>", "hovertext": ["ABHOLEN", "BEZAHLEN", "BRILLE", "BUEGELN", "EGAL", "FOTOGRAFIE", "HAENDE", "HANDY", "HOCKEY", "KARTEN", "KLEID", "KOERPER WASCHEN", "KOPIEREN", "MOND", "MUECKE", "NASE", "NEUGIERIG", "PARTY", "PFANNE", "PFEFFER", "PFLUECKEN", "PILOT", "RASIEREN", "RAUCHEN", "ROLLSTUHL", "SCHLANGE", "SEIFE", "SOCKEN", "STERBEN", "STINKEN", "TASCHENRECHNER", "TRETEN", "TRINKWASSER", "VERGANGENHEIT", "VERHEIRATET", "WENIG", "ZEICHNEN"], "legendgroup": "Learner_2, IP08_02", "marker": {"color": "#ab63fa", "opacity": 0.6, "symbol": "cross"}, "mode": "markers", "name": "Learner_2, IP08_02", "orientation": "v", "showlegend": true, "type": "scatter", "x": [2.409, 1.89, 0.7635, -1.057, 1.158, 1.325, 1.692, 1.997, -0.7835, 0.05007, -1.383, 2.91, 2.028, 2.524, 0.8371, 0.4855, -0.3438, 1.329, 1.211, 2.339, 2.651, 1.982, 2.138, 0.9321, 0.01985, 2.612, 3.221, 1.162, 2.488, 2.409, -0.1056, 2.858, 2.38, 2.388, 1.362, 2.405, 2.541], "xaxis": "x", "y": [0.1633, 1.141, -0.3687, -0.03275, -0.3136, -0.5152, 0.8974, -0.2635, 0.3832, 0.4924, 0.543, 0.2421, 1.166, -0.1093, 0.1773, 0.7521, -0.6243, -0.5856, 3.544, 0.234, 0.4392, 1.104, -0.1476, 0.9989, 2.256, 0.849, 1.784, 0.0434, 0.4284, -0.0987, -0.6214, 1.59, -0.0172, -0.02013, 0.585, -0.1124, -0.1499], "yaxis": "y"}, {"hovertemplate": "<b>%{hovertext}</b><br><br>groupID=Learner_2<br>group=IP10_02<br>x=%{x}<br>y=%{y}<extra></extra>", "hovertext": ["ABHOLEN", "AKKORDEON", "ARM", "AUSWEIS", "BASKETBALL", "BILLIARD", "BRIEF", "BUCH", "BUEGELN", "DUSCHEN", "FOTOGRAFIE", "HUT", "KAUFEN", "KLAUEN", "KLEIDUNG", "KLEID", "KOMMUNIKATION", "KOTZEN", "LAPTOP", "MUECKE", "NAEHEN", "PFEFFER", "PFLUECKEN", "PILOT", "RASIEREN", "RENNEN", "SAGEN", "SANDWICH", "SCHAL", "SCHMETTERLING", "SEIFE", "STERBEN", "TELEFONANRUF", "UEBERRASCHT", "VERHEIRATET", "VIDEOSPIEL", "VOGEL", "WARTEN", "WEINEN", "WOHNEN", "ZERREISSEN"], "legendgroup": "Learner_2, IP10_02", "marker": {"color": "#ab63fa", "opacity": 0.6, "symbol": "diamond"}, "mode": "markers", "name": "Learner_2, IP10_02", "orientation": "v", "showlegend": true, "type": "scatter", "x": [1.764, -1.441, 2.26, 2.611, 2.341, 1.878, 1.627, 2.303, 0.6382, 2.819, -0.1291, -1.376, 1.011, 2.325, 0.2505, 2.661, -0.8503, 2.139, 2.789, 0.922, 1.55, 2.278, 2.123, 0.6459, 1.975, -1.774, 2.226, 1.945, -0.497, 2.46, 0.02802, 2.31, 1.487, 1.783, 0.1175, 2.155, 2.462, 2.953, -0.6525, 3.064, 1.076], "xaxis": "x", "y": [3.002, 1.268, 0.4354, -0.124, 2.659, 3.057, 2.262, 3.415, 3.502, -0.1836, 0.5498, 0.4847, 2.843, 0.3562, 2.635, 0.03171, 2.041, 3.209, 2.076, 1.53, 2.296, 1.41, 1.309, 3.362, 2.261, 3.371, 0.6305, -0.1882, 0.3835, 3.268, 3.715, 0.9327, 0.9259, 2.491, 0.03334, 3.48, 0.434, 0.1741, -0.3714, -0.2312, 1.98], "yaxis": "y"}, {"hovertemplate": "<b>%{hovertext}</b><br><br>groupID=Learner_2<br>group=IP11_02<br>x=%{x}<br>y=%{y}<extra></extra>", "hovertext": ["AUSWEIS", "BART", "BRECHEN", "FEUER", "FOTOGRAFIE", "GEBURT", "GEFAENGNIS", "HAARE", "HAMMER", "JUCKEN", "KLEIDUNG", "KOTZEN", "KRIEG", "LAPTOP", "LIPPENSTIFT AUFTRAGEN", "MANTEL", "MOND", "PFEFFER", "PILOT", "SCHAMPOO", "SCHMETTERLING", "SEIFE", "SITZEN", "STINKEN", "TEUFEL", "UNTERTITEL", "VERGANGENHEIT", "VOGEL", "VORHANG", "VORSCHLAGEN", "WARTEN", "ZAUN", "ZEICHNEN", "ZEITSCHRIFT"], "legendgroup": "Learner_2, IP11_02", "marker": {"color": "#ab63fa", "opacity": 0.6, "symbol": "x"}, "mode": "markers", "name": "Learner_2, IP11_02", "orientation": "v", "showlegend": true, "type": "scatter", "x": [3.969, 0.3714, 3.839, 3.685, 3.242, 3.611, 3.833, 3.104, 0.4878, 4.175, 3.697, 3.636, 3.083, 4.17, 2.734, 3.153, 2.997, 3.051, 2.821, 1.634, 3.619, 3.629, 2.718, 3.213, 1.613, 3.973, 3.58, 3.465, 1.29, -0.4029, 0.7015, 3.246, 3.095, 0.8114], "xaxis": "x", "y": [2.104, 0.6478, -0.05159, -0.3711, -0.6214, 1.728, -0.2504, 1.834, 4.065, 0.06049, 0.2513, 0.6825, 0.508, 2.012, 1.501, 0.8546, -0.8709, 2.337, 1.073, -1.191, -0.05719, 1.054, 1.28, 1.735, -1.112, 2.179, 0.2763, -0.1261, -0.8791, 0.8655, 4.104, 0.5731, 1.568, 2.409], "yaxis": "y"}, {"hovertemplate": "<b>%{hovertext}</b><br><br>groupID=Learner_2<br>group=IP14_02<br>x=%{x}<br>y=%{y}<extra></extra>", "hovertext": ["AFFE", "AUSSCHALTEN", "BODEN", "BRECHEN", "EGAL", "EI", "HAARE", "HANDY", "HUEGEL", "JUCKEN", "KARTEN", "KAUFEN", "KLEID", "KOPIEREN", "KRANKENWAGEN", "MIXER", "NAEHEN", "NASE", "PINGUIN", "RENNEN", "SAGEN", "SANDWICH", "SAXOPHON", "SCHLANGE", "SCHMETTERLING", "SCHRAUBENZIEHER", "SEIFE", "TASCHENRECHNER", "TISCHTENNIS", "TREPPE", "UEBERRASCHT", "VIDEOSPIEL", "WEINEN", "WEIN", "WENIG", "ZEITSCHRIFT", "ZERREISSEN"], "legendgroup": "Learner_2, IP14_02", "marker": {"color": "#ab63fa", "opacity": 0.6, "symbol": "circle"}, "mode": "markers", "name": "Learner_2, IP14_02", "orientation": "v", "showlegend": true, "type": "scatter", "x": [0.6683, 1.801, 1.301, 1.632, 1.248, 2.563, -0.7944, -0.1327, 0.8588, 2.016, 0.3742, 1.005, -1.365, 2.26, -0.9435, 0.4699, 1.617, 0.5744, 1.859, -1.732, 0.6286, -0.6204, -0.5548, 2.334, 2.334, 2.239, 2.992, 0.489, 2.402, 1.782, 2.241, 0.5453, -0.588, 1.466, 0.8988, 1.352, 1.719], "xaxis": "x", "y": [2.041, 1.734, 2.011, 1.955, 2.616, 2.438, -0.4309, -0.6299, 3.179, 3.223, 1.835, 2.833, 1.07, 3.072, -0.4556, 0.5322, 2.645, 0.7157, 1.926, 3.434, 0.8527, -0.4345, 0.7707, 2.682, 3.274, 2.84, 2.329, 2.136, 2.631, 3.04, 2.259, 0.7226, 0.2205, 1.993, 0.7321, 1.939, 3.319], "yaxis": "y"}, {"hovertemplate": "<b>%{hovertext}</b><br><br>groupID=Learner_2<br>group=IP16_02<br>x=%{x}<br>y=%{y}<extra></extra>", "hovertext": ["AKKORDEON", "AUGE", "AUSRADIEREN", "AUTO", "BEZAHLEN", "BRIEF", "EI", "GEBURT", "HAARE", "HANDY", "HOCKEY", "KARTEN", "KLATSCHEN", "KLAVIER", "KLEIDUNG", "KOERPER WASCHEN", "KOMMUNIKATION", "KOPIEREN", "MANTEL", "MILCH", "MIXER", "MUECKE", "NEUGIERIG", "PFLUECKEN", "PYRAMIDE", "RAUCHEN", "ROLLSTUHL", "SCHAL", "SCHAMPOO", "SCHRAUBENZIEHER", "SPINNE", "STECKER", "STERBEN", "TEE", "TENNIS", "TISCHTENNIS", "UEBERRASCHT", "UMZIEHEN", "VERHEIRATET", "VOGEL", "VORHANG", "WEIN", "ZERREISSEN"], "legendgroup": "Learner_2, IP16_02", "marker": {"color": "#ab63fa", "opacity": 0.6, "symbol": "square"}, "mode": "markers", "name": "Learner_2, IP16_02", "orientation": "v", "showlegend": true, "type": "scatter", "x": [-0.7082, 0.2641, 0.4591, -1.464, 2.148, 1.474, 1.791, 0.09107, -1.233, 0.1554, -1.3, -0.2221, -0.07463, -1.013, -1.423, 0.03708, -0.5091, -0.6315, 2.198, -1.524, 1.041, 1.053, 0.4812, 1.302, -1.194, 0.4263, -0.8236, -0.2511, -0.8779, 1.647, 1.072, 1.182, 2.005, 0.4162, -1.855, 1.033, 1.892, 1.367, 1.234, -1.206, -1.637, 2.067, 1.904], "xaxis": "x", "y": [2.845, 0.8603, 2.205, 3.675, 3.442, 0.8733, 2.934, 2.76, 0.08599, -0.7675, 1.723, 3.795, 3.924, 1.416, 3.75, 4.004, 1.483, 3.988, 3.349, 3.681, 3.236, 0.3361, 1.073, 3.838, 0.4825, 1.241, 3.881, 0.6773, 0.2048, 2.89, 3.129, 3.293, 3.428, 3.66, 1.251, 4.754, 2.425, 1.136, 0.9194, 3.815, 0.8645, 1.453, 3.435], "yaxis": "y"}], "layout": {"height": 800, "legend": {"title": {"text": "groupID, group"}, "tracegroupgap": 0}, "title": {"text": "UMAP projection"}, "width": 900, "xaxis": {"anchor": "y", "domain": [0, 1], "title": {"text": "x"}}, "yaxis": {"anchor": "x", "domain": [0, 1], "scaleanchor": "x", "scaleratio": 1, "title": {"text": "y"}}}}
